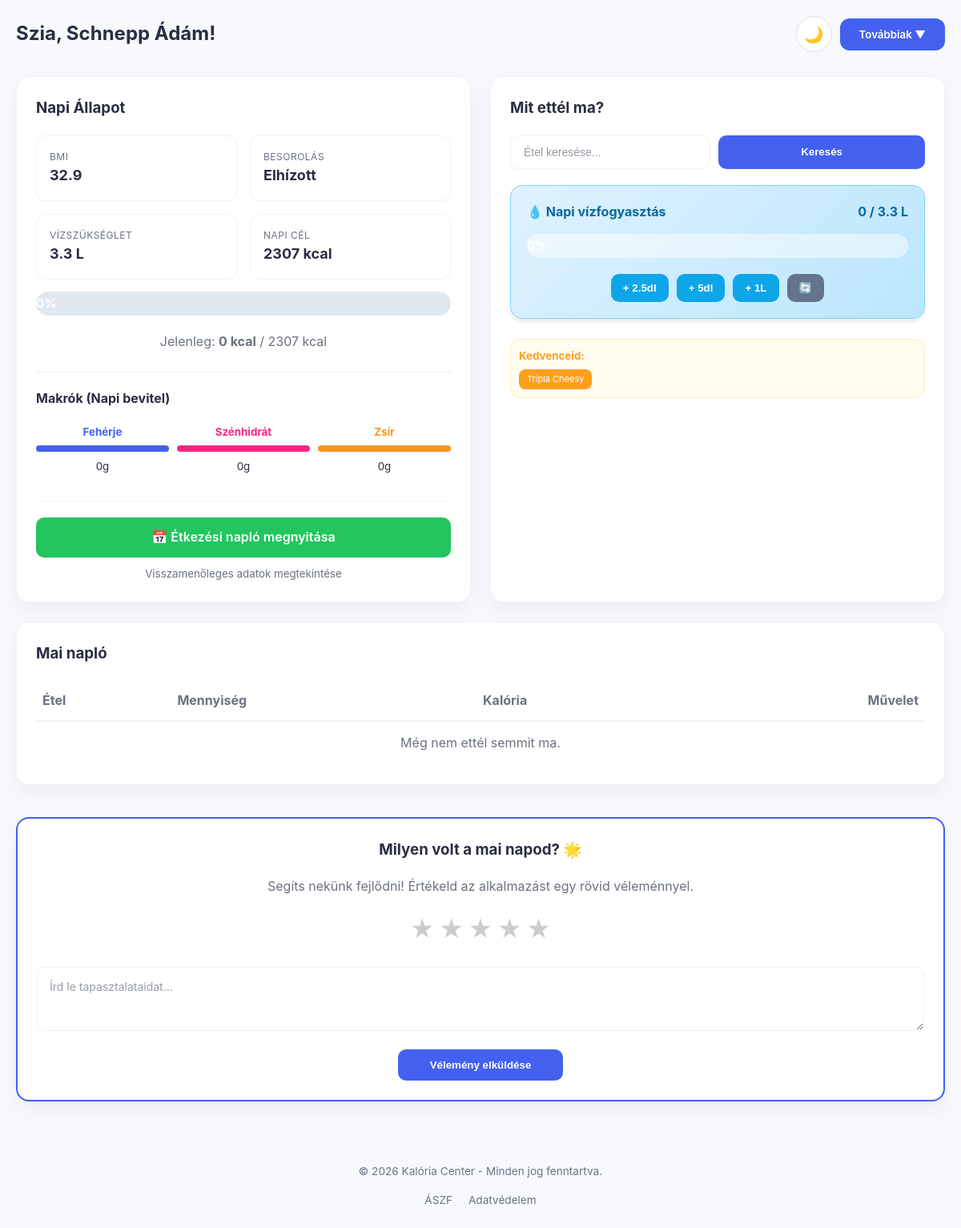
/dashboard.php (signed in), run on the app's committed database.
### tables this page shows
CREATE TABLE `users` (
  `id` int(11) NOT NULL,
  `name` varchar(255) NOT NULL,
  `email` varchar(255) NOT NULL,
  `password` varchar(255) NOT NULL,
  `premium` tinyint(1) NOT NULL,
  `height` int(11) DEFAULT NULL,
  `weight` int(11) DEFAULT NULL,
  `age` int(11) DEFAULT NULL,
  `gender` enum('male','female') DEFAULT NULL,
  `theme` varchar(10) DEFAULT 'light'
);

CREATE TABLE `foods` (
  `id` int(11) NOT NULL,
  `name` varchar(255) NOT NULL,
  `calories_100g` decimal(6,2) NOT NULL,
  `protein_100g` decimal(5,2) DEFAULT NULL,
  `carbs_100g` decimal(5,2) DEFAULT NULL,
  `fat_100g` decimal(5,2) DEFAULT NULL,
  `fiber_100g` decimal(5,2) DEFAULT NULL,
  `sugar_100g` decimal(5,2) DEFAULT NULL,
  `salt_100g` decimal(5,3) DEFAULT NULL,
  `unit` enum('g','ml') DEFAULT 'g',
  `source` enum('local','api') DEFAULT 'local',
  `created_at` timestamp NOT NULL DEFAULT current_timestamp(),
  `image` varchar(255) DEFAULT NULL,
  `created_by` int(11) DEFAULT NULL
);

### dashboard.php (the view, shortened to what this page needs)
<?php
require 'database_connect.php';
$user_id = $_SESSION['user_id'];
$today = date('Y-m-d');
$u_sql = "SELECT * FROM users WHERE id = $user_id";
$u_res = mysqli_query($conn, $u_sql);
$u_data = mysqli_fetch_assoc($u_res);
$water_query = mysqli_query($conn, "SELECT SUM(amount) as total FROM water_log WHERE user_id = $user_id AND log_date = '$today'");
$water_row = mysqli_fetch_assoc($water_query);
$current_water = (float)($water_row['total'] ?? 0);
$bmi = 0; $limit = 2000; $water = 2; $status = "Nincs adat";
if ($u_data['weight'] > 0 && $u_data['height'] > 0) {
    $h_m = $u_data['height'] / 100;
    $bmi = round($u_data['weight'] / ($h_m * $h_m), 1);
    $water = round($u_data['weight'] * 0.035, 1);
    if ($u_data['gender'] == 'male') {
        $limit = (10 * $u_data['weight']) + (6.25 * $u_data['height']) - (5 * $u_data['age']) + 5;
    } else {
        $limit = (10 * $u_data['weight']) + (6.25 * $u_data['height']) - (5 * $u_data['age']) - 161;
    }
    $limit = round($limit * 1.2);
    if($bmi < 18.5) $status = "Sovány";
    elseif($bmi < 25) $status = "Ideális";
    elseif($bmi < 30) $status = "Túlsúly";
    else $status = "Elhízott";
}
$sum_sql = "SELECT
                SUM((f.calories_100g/100)*l.quantity) as total_cal,
                SUM((f.protein_100g/100)*l.quantity) as total_protein,
                SUM((f.carbs_100g/100)*l.quantity) as total_carbs,
                SUM((f.fat_100g/100)*l.quantity) as total_fat
            FROM user_food_log l
            JOIN foods f ON l.food_id = f.id
            WHERE l.user_id = $user_id AND l.log_date = '$today'";
$sum_res = mysqli_query($conn, $sum_sql);
$daily_data = mysqli_fetch_assoc($sum_res);
$current_cal = $daily_data['total_cal'] ?? 0;
$current_protein = $daily_data['total_protein'] ?? 0;
$current_carbs = $daily_data['total_carbs'] ?? 0;
$current_fat = $daily_data['total_fat'] ?? 0;
$percent = ($limit > 0) ? ($current_cal / $limit) * 100 : 0;
?>
<!DOCTYPE html>
<html lang="hu">
<head>
    <link rel="stylesheet" href="style.css">
</head>
<body>
<div class="dashboard-container">
    <header style="display: flex; justify-content: space-between; align-items: center; margin-bottom: 30px; position: relative;">
        <h2 style="margin: 0;">Szia, <?php echo htmlspecialchars($u_data['name']); ?>!</h2>
        <div style="display: flex; gap: 10px; align-items: center;">
            <button id="themeToggle" style="background: white; border: 1px solid #ddd; padding: 10px; border-radius: 50%; cursor: pointer; width: 45px; height: 45px; display: flex; align-items: center; justify-content: center; font-size: 20px;">
                <span id="themeIcon">🌙</span>
            </button>
            <div style="position: relative; display: inline-block;">
                <button type="button" id="menuBtn" style="background-color: #4361ee; color: white; padding: 12px 24px; border: none; border-radius: 12px; cursor: pointer; font-weight: 600; font-family: inherit; display: block; transition: none !important;">
                    Továbbiak ▼
                </button>
            </div>
        </div>
    </header>
    <div class="dashboard-grid">
        <section class="card-section">
            <h3>Napi Állapot</h3>
            <div class="info-grid">
                <div class="info-item"><span>BMI</span><strong><?php echo $bmi; ?></strong></div>
                <div class="info-item"><span>Besorolás</span><strong><?php echo $status; ?></strong></div>
                <div class="info-item"><span>Vízszükséglet</span><strong><?php echo $water; ?> L</strong></div>
                <div class="info-item"><span>Napi cél</span><strong><?php echo $limit; ?> kcal</strong></div>
            </div>
            <div class="progress-container">
                <div class="progress-bar" style="width: <?php echo min($percent, 100); ?>%; background-color: <?php echo $percent > 100 ? '#ef4444' : '#10b981'; ?>;">
                    <?php echo round($percent); ?>%
                </div>
            </div>
            <p style="text-align: center; margin-top: 15px; color: var(--text-muted);">
                Jelenleg: <strong><?php echo round($current_cal); ?> kcal</strong> / <?php echo $limit; ?> kcal
            </p>
            <div style="margin-top: 25px; padding-top: 20px; border-top: 1px solid #eee;">
                <h4 style="margin: 0 0 15px 0;">Makrók (Napi bevitel)</h4>
                <?php if ($u_data['premium'] == 1): ?>
                    <div style="display: grid; grid-template-columns: 1fr 1fr 1fr; gap: 10px; text-align: center;">
                        <div>
                            <small style="color: #4361ee; font-weight: bold;">Fehérje</small>
                            <div style="background: #e0e7ff; height: 8px; border-radius: 4px; margin: 5px 0; overflow: hidden;">
                                <div style="background: #4361ee; height: 100%; width: 100%;"></div>
                            </div>
                            <small><?php echo round($current_protein); ?>g</small>
                        </div>
                        <div>
                            <small style="color: #f72585; font-weight: bold;">Szénhidrát</small>
                            <div style="background: #ffe0f0; height: 8px; border-radius: 4px; margin: 5px 0; overflow: hidden;">
                                <div style="background: #f72585; height: 100%; width: 100%;"></div>
                            </div>
                            <small><?php echo round($current_carbs); ?>g</small>
                        </div>
                        <div>
                            <small style="color: #f8961e; font-weight: bold;">Zsír</small>
                            <div style="background: #fff5cc; height: 8px; border-radius: 4px; margin: 5px 0; overflow: hidden;">
                                <div style="background: #f8961e; height: 100%; width: 100%;"></div>
                            </div>
                            <small><?php echo round($current_fat); ?>g</small>
                        </div>
                    </div>
                <?php endif; ?>
            </div>
            <div style="margin-top: 30px; text-align: center; padding-top: 20px; border-top: 1px dashed var(--border-color);">
                <a href="log.php" class="btn-primary" style="text-decoration: none; display: block; background-color: #22c55e;">
                    📅 Étkezési napló megnyitása
                </a>
                <small style="color: var(--text-muted); display: block; margin-top: 10px;">Visszamenőleges adatok megtekintése</small>
            </div>
        </section>
        <section class="card-section">
            <h3>Mit ettél ma?</h3>
            <form action="dashboard.php" method="GET" class="search-form">
                <input type="text" name="q" placeholder="Étel keresése..." value="<?php echo htmlspecialchars($_GET['q'] ?? ''); ?>">
                <button type="submit" class="btn-primary">Keresés</button>
            </form>
            <div class="water-card">
                <div style="display: flex; justify-content: space-between; align-items: center;">
                    <h4 style="margin:0; color: #0369a1;">💧 Napi vízfogyasztás</h4>
                    <span style="font-weight: bold; color: #0369a1;"><?php echo $current_water; ?> / <?php echo $water; ?> L</span>
                </div>
                <div class="progress-container" style="background: rgba(255,255,255,0.5);">
                </div>
                <div class="water-btn-group">
                    <form method="POST"><input type="hidden" name="water_amount" value="0.25"><button type="submit" name="add_water" class="w-btn">+ 2.5dl</button></form>
                    <form method="POST"><input type="hidden" name="water_amount" value="0.5"><button type="submit" name="add_water" class="w-btn">+ 5dl</button></form>
                    <form method="POST"><input type="hidden" name="water_amount" value="1.0"><button type="submit" name="add_water" class="w-btn">+ 1L</button></form>
                    <form method="POST" onsubmit="return confirm('Nullázod a mai vizet?')"><button type="submit" name="reset_water" class="w-btn" style="background:#64748b;">🔄</button></form>
                </div>
            </div>
            <?php
            $my_favs_sql = "SELECT f.* FROM foods f JOIN favorites fav ON f.id = fav.food_id WHERE fav.user_id = $user_id";
            $my_favs_res = mysqli_query($conn, $my_favs_sql);
            if (mysqli_num_rows($my_favs_res) > 0): ?>
                <div class="fav-box" style="margin-bottom: 20px; padding: 10px; background: #fffcf0; border-radius: 12px; border: 1px solid #ffeeba;">
                    <small style="color: #ff9f1c; font-weight: bold; display: block; margin-bottom: 5px;">Kedvenceid:</small>
                    <div style="display: flex; flex-wrap: wrap; gap: 5px;">
                        <?php while($mf = mysqli_fetch_assoc($my_favs_res)): ?>
                            <a href="dashboard.php?q=<?php echo urlencode($mf['name']); ?>" style="padding: 4px 10px; font-size: 11px; background-color: #ff9f1c; color: white; text-decoration: none; border-radius: 8px;">
                                <?php echo htmlspecialchars($mf['name']); ?>
                            </a>
                        <?php endwhile; ?>
                    </div>
                </div>
            <?php endif; ?>
        </section>
    </div>
    <section class="card-section">
        <h3>Mai napló</h3>
        <table>
            <thead>
                <tr>
                    <th>Étel</th>
                    <th>Mennyiség</th>
                    <th>Kalória</th>
                    <th style="text-align: right;">Művelet</th>
                </tr>
            </thead>
            <tbody>
                <?php
                $logs_sql = "SELECT l.id, f.name, l.quantity, f.calories_100g, f.image
                             FROM user_food_log l
                             JOIN foods f ON l.food_id = f.id
                             WHERE l.user_id = $user_id AND l.log_date = '$today'
                             ORDER BY l.id DESC";
                $logs_res = mysqli_query($conn, $logs_sql);
                if(mysqli_num_rows($logs_res) == 0): ?>
                    <tr><td colspan="4" style="text-align:center; color: var(--text-muted);">Még nem ettél semmit ma.</td></tr>
                <?php endif;
                ?>
            </tbody>
        </table>
    </section>
    <section class="card-section text-center" style="margin-top: 40px; border: 2px solid var(--primary);">
        <h3>Milyen volt a mai napod? 🌟</h3>
        <p style="color: var(--text-muted);">Segíts nekünk fejlődni! Értékeld az alkalmazást egy rövid véleménnyel.</p>
        <?php if (isset($feedback_success)): ?>
            <div style="background-color: #dcfce7; color: #166534; padding: 15px; border-radius: 10px; margin-top: 15px;">
                Köszönjük az értékelést! A véleményed sokat számít nekünk.
            </div>
        <?php else: ?>
            <form method="POST">
                <div class="star-rating">
                    <input type="radio" id="star5" name="rating" value="5" required/><label for="star5" title="Kiváló">★</label>
                    <input type="radio" id="star4" name="rating" value="4"/><label for="star4" title="Nagyon jó">★</label>
                    <input type="radio" id="star3" name="rating" value="3"/><label for="star3" title="Átlagos">★</label>
                    <input type="radio" id="star2" name="rating" value="2"/><label for="star2" title="Gyenge">★</label>
                    <input type="radio" id="star1" name="rating" value="1"/><label for="star1" title="Rossz">★</label>
                </div>
                <textarea name="feedback_text" placeholder="Írd le tapasztalataidat..." style="width: 100%; min-height: 80px; padding: 15px; border-radius: 10px; border: 1px solid var(--border-color); font-family: inherit; margin-bottom: 15px;"></textarea>
                <button type="submit" name="send_feedback" class="btn-primary" style="width: auto; padding: 12px 40px;">Vélemény elküldése</button>
            </form>
        <?php endif; ?>
    </section>
    <footer style="text-align: center; padding: 40px 0; color: var(--text-muted); font-size: 0.85rem;">
        <p>&copy; <?php echo date('Y'); ?> Kalória Center - Minden jog fenntartva.</p>
        <div style="margin-top: 10px; display: flex; justify-content: center; gap: 20px;">
            <a href="terms.php" style="color: var(--text-muted); text-decoration: none;">ÁSZF</a>
            <a href="privacy.php" style="color: var(--text-muted); text-decoration: none;">Adatvédelem</a>
        </div>
    </footer>
</div>
</body>
</html>

### data on the page
users: name "Schnepp Ádám", bmi "32.9", status "Elhízott", weight "3.3", limit "2307"
foods: name "Tripla Cheesy"

### other printed values
$percent "0"
$current_cal "0"
$current_protein "0"
$current_carbs "0"
$current_fat "0"
$current_water "0"
